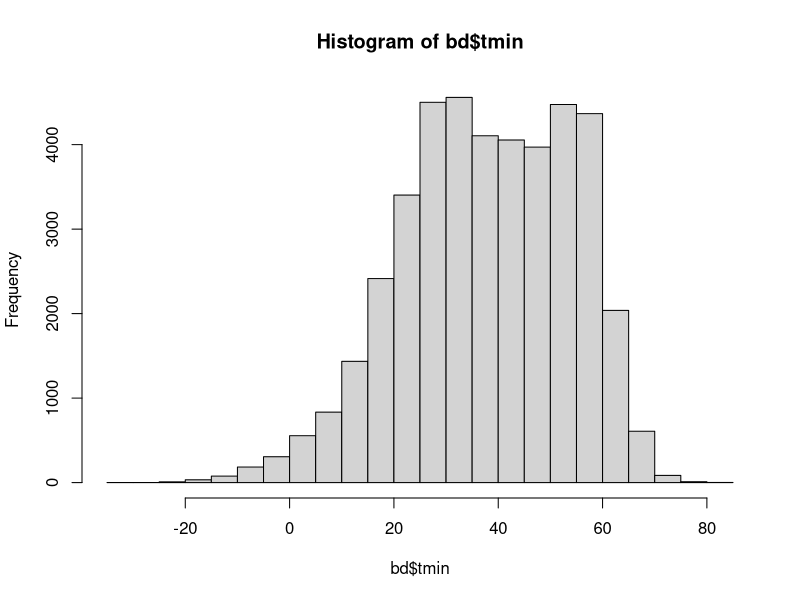
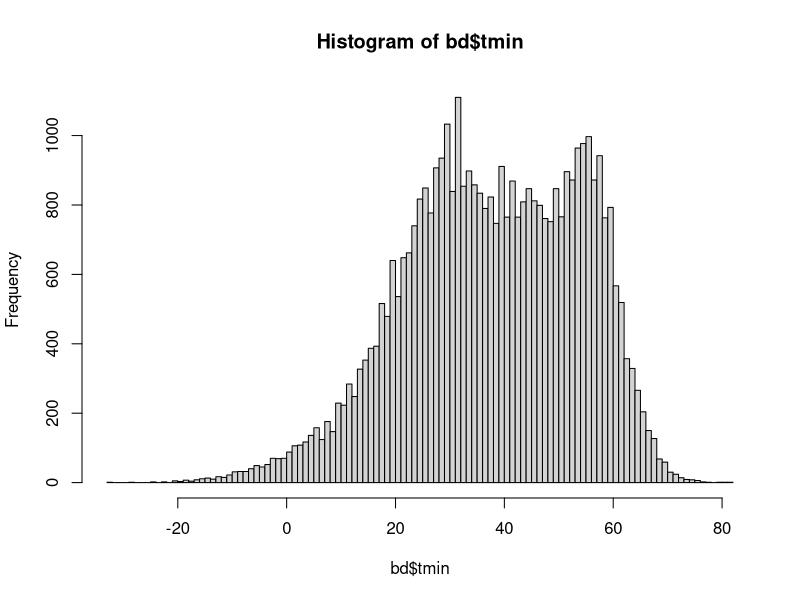
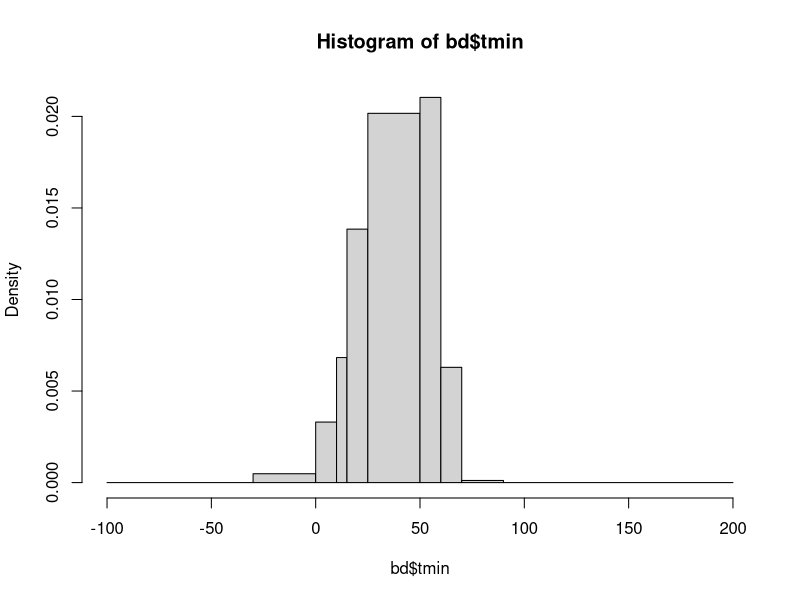
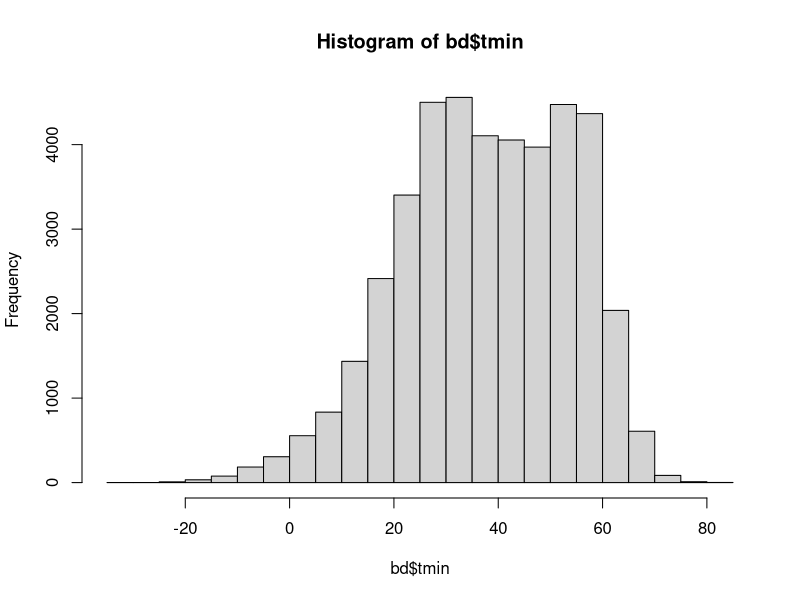
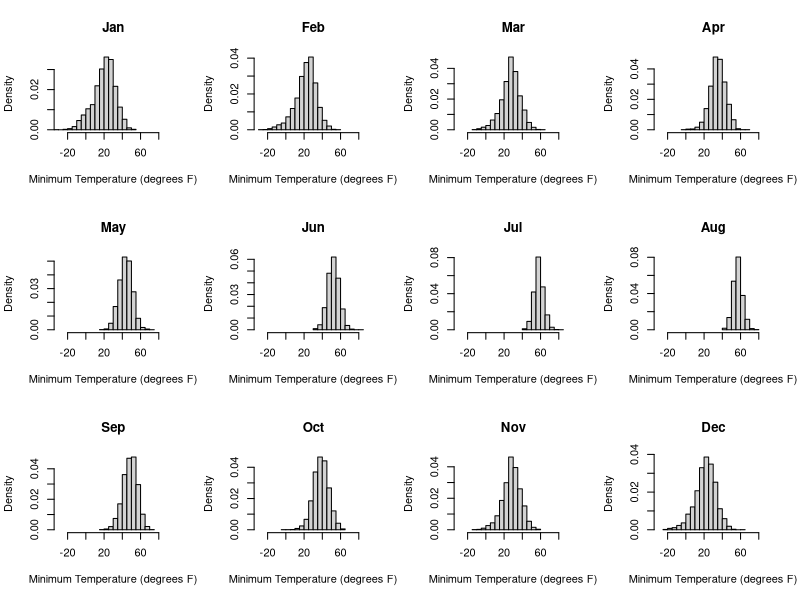
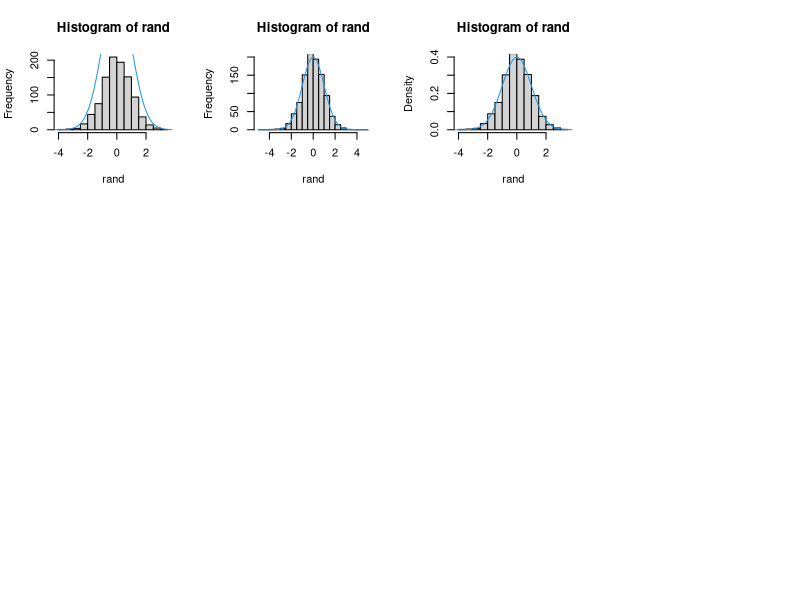

Source code (R) for these figures, in order:
# # # # # # # # # # # # # # # # # # # # # # # # # # # # # # # # # # # # # # # # # # # # # # # # # # # # # # # # # # #
# HISTOGRAMS

# We can make histograms with the hist() command
# Let's make a histogram of our poisson data

bd = read.csv("BoulderDaily.csv")
head(bd)

hist(bd$tmin)

# What if we want more bars?

hist(bd$tmin, breaks=100)

#Or, manually specify them:

hist(bd$tmin, breaks=c(-100,-30,0,10,15,25,50,60,70,90,200) )

# We can change it so the y axis contains density instead of frequency
hist(bd$tmin, freq=T)

# We can change the title, axes labels, etc using the normal plot commands

library(scales)

months = c("Jan", "Feb", "Mar", "Apr", "May", "Jun", "Jul", "Aug", "Sep", "Oct", "Nov", "Dec")

par(mfrow=c(3,4)) #Use a 3x4 grid
for(i in 1:12){
  temp = bd[bd$month==i,]
  hist(temp$tmin, breaks="Sturges", freq=F
    ,main=months[i]
    ,xlab="Minimum Temperature (degrees F)"
    ,xlim=c(-30,90) )
}

# This plot is interesting.  We can see that temperature is higher in summer months (which
# should be obvious) but we also see tighter histograms in the summer.  So, winter months
# have more variability in their minimum temperatures.


# QUESTION! 
# Plot a histogram of some simulated normal data.
# Make sure it plots the density.

rand = rnorm(1000)
hist(rand)

# QUESTION!
# Can you overlay the expected density (the pdf of the normal distribution)?
# Hint: Remember some of the extra functions we saw when we looked at rnorm?

x = seq(-5,5,by=.1)
?rnorm
dnorm(x) #This gives us the density function for a normal
lines(x, 1000*dnorm(x), col=4) #Forgot to account for binwidth...

hist(rand, breaks=seq(-5,5,.5), ylim=c(0,200))
lines(x, 1000/2*dnorm(x), col=4) #Divide by 2 because binwidth is 0.5

# Or, just plot the densities
hist(rand, freq=F, ylim=c(0,0.4))
lines(x, dnorm(x), col=4)
